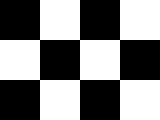
#> input picture ps4_python/input/check.bmp, 160 x 120 px
$ python -i get_keypoints.py   (imports and definitions only)   (older library calls are emulated)
#> lines starting #> are read from the running program, lines starting #| are printed output that depends on the picture; after the words box and inside, x2 and y2 are one past the last pixel; in counts of white or black regions, pixels touching at a corner belong together
### ps4_python/grad_utils.py
import cv2
import numpy as np

def calc_grad_x(img, k_sobel=3, k_gauss=3, s_gauss=0, norm=False):
    grad_x = cv2.GaussianBlur(cv2.Sobel(img, cv2.CV_64F, 1, 0, k_sobel),
                              (k_gauss,)*2, s_gauss)
    if norm:
        grad_x = cv2.normalize(grad_x, grad_x, alpha=0, beta=255,
                               norm_type=cv2.NORM_MINMAX, dtype=cv2.CV_8U)
    return grad_x

def calc_grad_y(img, k_sobel=3, k_gauss=3, s_gauss=0, norm=False):
    grad_y = cv2.GaussianBlur(cv2.Sobel(img, cv2.CV_64F, 0, 1, k_sobel),
                              (k_gauss,)*2, s_gauss)
    if norm:
        grad_y = cv2.normalize(grad_y, grad_y, alpha=0, beta=255,
                               norm_type=cv2.NORM_MINMAX, dtype=cv2.CV_8U)
    return grad_y

def calc_grad_orientation(Ix, Iy):
    return np.arctan2(Iy, Ix)

def calc_grad_mag(Ix, Iy):
    return np.sqrt(Ix ** 2 + Iy ** 2)

### ps4_python/get_keypoints.py
import cv2
import numpy as np
from harris_corners import *

def get_keypoints(img, draw_keypoints=True):
    if len(img) > 1:
        gray = cv2.cvtColor(img, cv2.COLOR_BGR2GRAY).astype(np.float32)

    # find harris corners -> keypoints
    # !!! Uses opencv builtin detector, since it's faster than mine
    corners = cv2.cornerHarris(gray,2,3,0.04)
    corners = cv2.normalize(corners, corners, alpha=0, beta=255,
                       norm_type=cv2.NORM_MINMAX, dtype=cv2.CV_8U)
    threshold=85
    rows, cols = np.nonzero(corners > threshold)
    # calculate the image gradients
    Ix = calc_grad_x(gray)
    Iy = calc_grad_y(gray)
    O = calc_grad_orientation(Ix, Iy)
    Mag = calc_grad_mag(Ix, Iy)
    # assign the keypoints
    keypoints = np.zeros((len(rows),))
    keypoints = []
    for i in range(len(rows)):
        r = rows[i]; c = cols[i]
        kp = cv2.KeyPoint(c, r, _size=10, _angle=np.rad2deg(O[r,c]), _octave=0)
        keypoints.append(kp)
    # draw the keypoints on the image
    if draw_keypoints:
        cv2.drawKeypoints(img, keypoints, img,
                          flags=cv2.DRAW_MATCHES_FLAGS_DRAW_RICH_KEYPOINTS)
    return img, keypoints

>>> import cv2
>>> picture = cv2.imread('input/check.bmp')
#> picture is the input picture: shape (120, 160, 3); 50% white; 1 white region, box (x1, y1, x2, y2) and area: (0, 0, 160, 120) 9600
>>> result = get_keypoints(picture)
#> in get_keypoints, `corners = cv2.cornerHarris(gray,2,3,0.04)`:
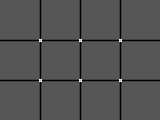
#> corners: shape (120, 160) float32; min -169130016, max 330332096, mean -7733073; drawn with min black and max white
#> in get_keypoints, `rows, cols = np.nonzero(corners > threshold)`: rows = 17268 values from 0 to 119; cols = 17268 values, max 159 at index 150, min 0 at index 0, mean 79.47
#> in calc_grad_x, `grad_x = cv2.GaussianBlur(cv2.Sobel(img, cv2.CV_64F, 1, 0, k_sobel), (..`:
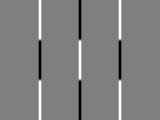
#> grad_x: shape (120, 160) float64; min -765, max 765, mean 4.2; drawn with min black and max white
#> in calc_grad_y, `grad_y = cv2.GaussianBlur(cv2.Sobel(img, cv2.CV_64F, 0, 1, k_sobel), (..`:
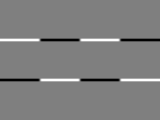
#> grad_y: shape (120, 160) float64; min -765, max 765, mean 0; drawn with min black and max white
#> in calc_grad_orientation, `return np.arctan2(Iy, Ix)`:
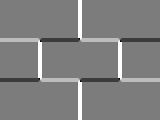
#> returned value: shape (120, 160) float64; min -3, max 3.14, mean 0.0969; drawn with min black and max white
#> in calc_grad_mag, `return np.sqrt(Ix ** 2 + Iy ** 2)`:
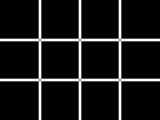
#> returned value: shape (120, 160) float64; min 0, max 765, mean 69.7; drawn with min black and max white
#> in get_keypoints, `keypoints = np.zeros((len(rows),))`: keypoints = 17268 values from 0 to 0
#> the loop in get_keypoints, `for i in range(len(rows)):` made 1 pass
#> (r, c) on pass 1: (0, 0)
#> after the loop in get_keypoints, `for i in range(len(rows)):`: keypoints = []
#> (the run stopped early here; a loop or call above may not have finished)
